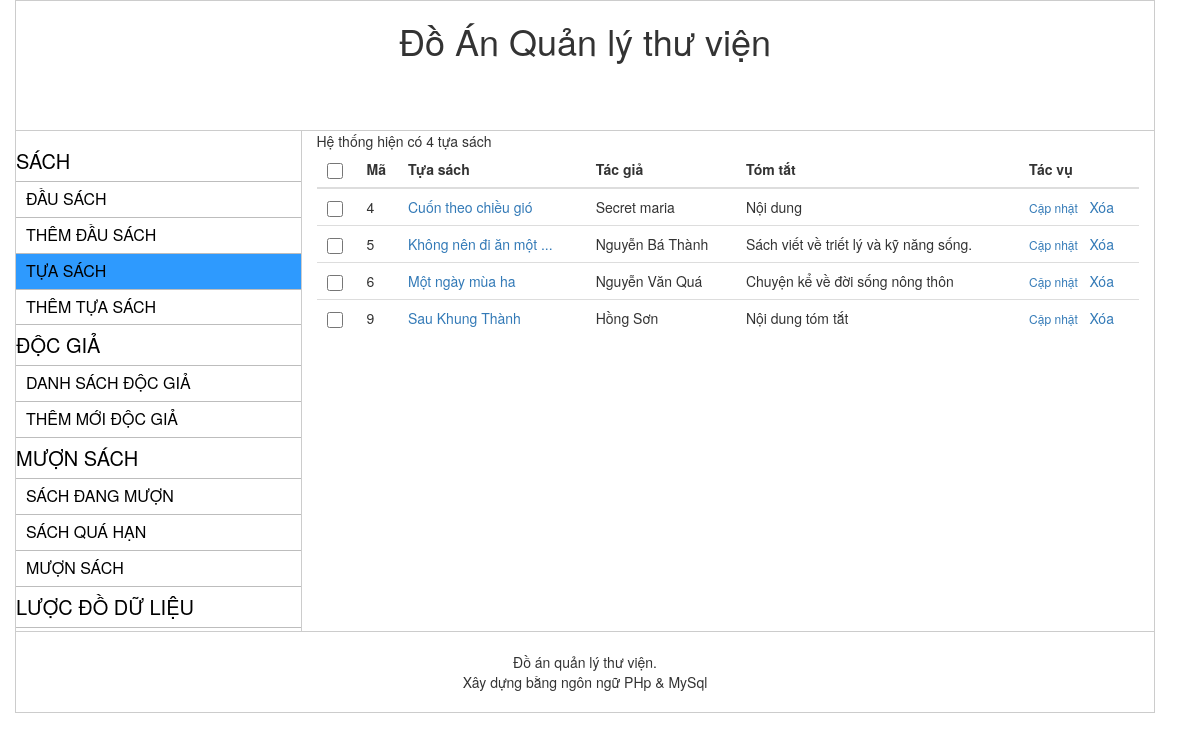
The page /index.php?act=list_tua_sach on the database as committed earlier.
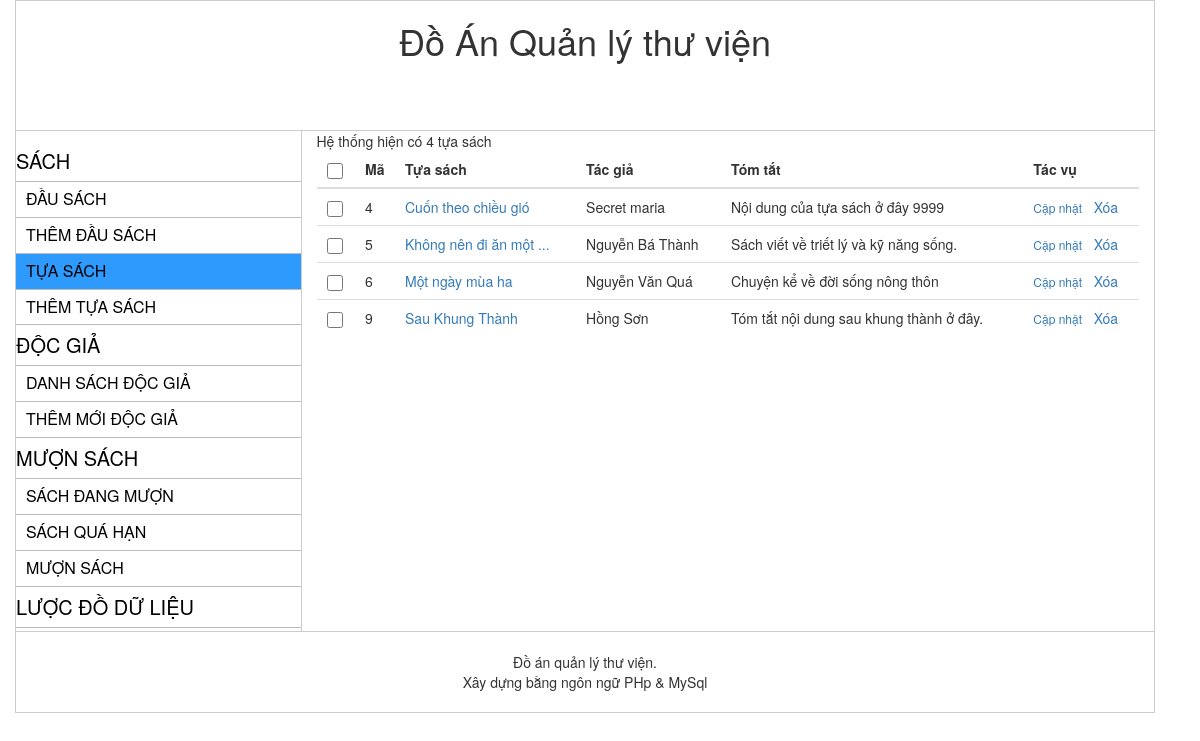
The same page on the database as committed later.
### tables this page shows
CREATE TABLE `tuasach` (
  `ma_tuasach` int(11) UNSIGNED NOT NULL,
  `tuasach` varchar(255) NOT NULL,
  `tacgia` varchar(255) NOT NULL,
  `tomtat` text NOT NULL
);

### inc/class_tua_sach.php (called while the page is built, shortened)
<?php
Class TuaSach{
	public static function list_tua_sach($select_all = 0, $posts_per_age = 10, $current_page = 1) {
		global $conn;
		if($select_all){
			$sql ="SELECT * FROM tuasach";
			$result = $conn->query($sql);
			if ($result && $result->num_rows > 0) {
				return $result;
			}
			return 0;
		} else {
			$offset = $posts_per_age * ($current_page - 1);
			$sql ="SELECT * FROM tuasach LIMIT {$posts_per_age} OFFSET {$offset}";
			$result = $conn->query($sql);
			if ($result->num_rows > 0) {
				return $result;
			}
			return 0;
		}
	}
}

### module/list_tua_sach.php (the view, shortened to what this page needs)
<?php
$total = TuaSach::list_tua_sach($select_all = 1);
if( !empty($total) ){
	$url = 'index.php?act=list_tua_sach&';
	$total_record = $total->num_rows;
    $current_page = isset($_GET['page']) ? $_GET['page'] : 1;
    $posts_per_page = 10;
	$result = TuaSach::list_tua_sach($select_all = 0, $posts_per_page, $current_page );
     echo "Hệ thống hiện có {$total_record} tựa sách";
	echo '<table class="table ">';
	echo "<thead><tr><th><input class ='checkbox selectall' type='checkbox' name=''></th><th> Mã</th> <th> Tựa sách </th> <th> Tác giả </th><th> Tóm tắt </th><th> Tác vụ </th> </tr></thead>";
	echo ' <tbody>';
	while( $row = $result->fetch_assoc() ) {
        $ma_tuasach = $row['ma_tuasach'];
		echo '<tr>';
        echo "<td><input class ='checkbox' type='checkbox' name='remove[{$ma_tuasach}]'>";
        echo "<td> " . $ma_tuasach. " </td>";
        echo "<td> <a class='' href= 'index.php?act=frm_add_tua_sach&id=".$row["ma_tuasach"]."'> " . limit_string($row["tuasach"],25). "</a> </td><td> " . $row["tacgia"]."</td><td>". limit_string($row["tomtat"],60). "</td>";
        echo "<td><a  class='action'  href='index.php?act=frm_add_tua_sach&id=".$ma_tuasach."'>Cập nhật</a> &nbsp; <a href='{$url}page={$current_page}&del={$ma_tuasach}' onclick ='return remove_tua_sach()'> Xóa</a>  ";
        echo '</tr>';
    }
    echo '</tbody>';
    echo '</table>';
}

Rows that differ between the two databases and show on the page:
changed tuasach "Cuốn theo chiều gió": tomtat "Nội dung" → "Nội dung của tựa sách ở đây 9999"
changed tuasach "Sau Khung Thành": tomtat "Nội dung tóm tắt" → "Tóm tắt nội dung sau khung thành ở đây."
